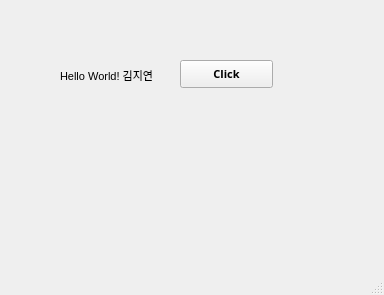
<?xml version="1.0" encoding="UTF-8"?>
<ui version="4.0">
 <class>MainWindow</class>
 <widget class="QMainWindow" name="MainWindow">
  <property name="geometry">
   <rect>
    <x>0</x>
    <y>0</y>
    <width>384</width>
    <height>295</height>
   </rect>
  </property>
  <property name="font">
   <font>
    <pointsize>8</pointsize>
   </font>
  </property>
  <property name="windowTitle">
   <string>MainWindow</string>
  </property>
  <widget class="QWidget" name="centralwidget">
   <widget class="QLabel" name="label">
    <property name="geometry">
     <rect>
      <x>60</x>
      <y>50</y>
      <width>281</width>
      <height>51</height>
     </rect>
    </property>
    <property name="text">
     <string>Hello World! 김지연</string>
    </property>
   </widget>
   <widget class="QPushButton" name="pushButton">
    <property name="geometry">
     <rect>
      <x>180</x>
      <y>60</y>
      <width>93</width>
      <height>28</height>
     </rect>
    </property>
    <property name="font">
     <font>
      <family>Bahnschrift SemiBold</family>
      <weight>75</weight>
      <bold>true</bold>
     </font>
    </property>
    <property name="text">
     <string>Click</string>
    </property>
   </widget>
  </widget>
  <widget class="QMenuBar" name="menubar">
   <property name="geometry">
    <rect>
     <x>0</x>
     <y>0</y>
     <width>384</width>
     <height>19</height>
    </rect>
   </property>
  </widget>
  <widget class="QStatusBar" name="statusbar"/>
 </widget>
 <resources/>
 <connections/>
</ui>
